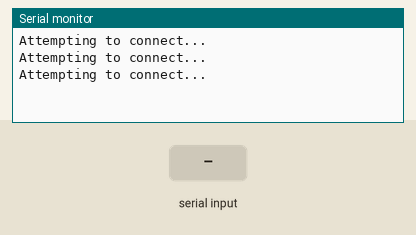
Bench run of a sketch on a simulated ESP32. Shown: the last lines printed to the serial monitor. The inputs (shaded band) are chosen by the test bench. WiFi joins after 1.5 s; servers stay silent unless stated; no MQTT or app messages arrive unless stated.

Above: at 2.7 s.
2.8 s: "90,45,200\n" received over Serial
At 3.9 s:
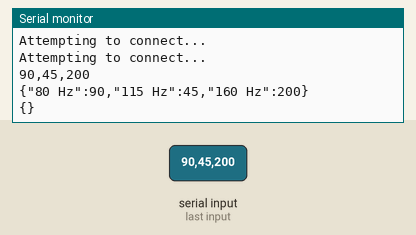
4.3 s: "90,45\n" received over Serial
At 5.0 s:
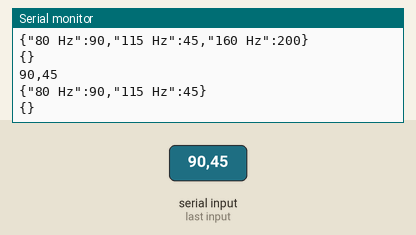
5.8 s: "5\n" received over Serial
At 7.3 s:
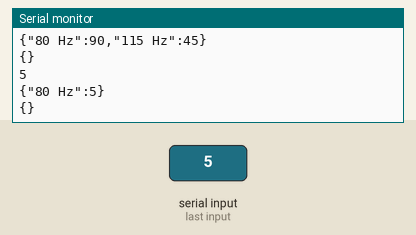

The sketch:

Recieve_FFT_Data_Serial.ino
```cpp
#include <stdio.h>
#include <string.h>
#include "secret.h"
#include <WiFiClientSecure.h>
#include <PubSubClient.h>
#include <ArduinoJson.h>

int FFTValues[16] = { 0, 0, 0, 0, 0, 0, 0, 0, 0, 0, 0, 0, 0, 0, 0, 0 };

WiFiClientSecure askClient;
PubSubClient client(askClient);

void setup() {
  Serial.begin(9600);  // Initialize Serial at 9600 baud rate

  WiFi.begin(ssid, password);

  while (WiFi.status() != WL_CONNECTED) {
    delay(500);
    Serial.println("Attempting to connect... ");
  }

  askClient.setCACert(local_root_ca);  //If you use non SSL then comment out
  client.setServer(mqtt_server, mqtt_port);
  client.connect(ClientID, username, mqttpass);
}

void loop() {
  if (!client.connected()) {
    reconnect();
  }

  if (Serial.available() > 0) {
    String receivedDataString = Serial.readStringUntil('\n');
    Serial.println(receivedDataString);

    DynamicJsonDocument doc1(256);  // Adjust size as needed
    DynamicJsonDocument doc2(256);  // Adjust size as needed

    char receivedData[128];
    receivedDataString.toCharArray(receivedData, sizeof(receivedData));

    char *value = strtok(receivedData, ",");
    const char *names[16] = { "80 Hz", "115 Hz", "160 Hz", "225 Hz", "320 Hz", "450 Hz", "630 Hz", "890 Hz", "1250 Hz", "1770 Hz", "2500 Hz", "3550 Hz", "5000 Hz", "7000 Hz", "10000 Hz", "14000 Hz" };

    JsonObject obj1 = doc1.to<JsonObject>();  // Using JsonObject instead of JsonArray
    JsonObject obj2 = doc2.to<JsonObject>();  // Using JsonObject instead of JsonArray

    int i = 0;
    while (value != NULL && i < 8) {
      obj1[names[i]] = atoi(value);  // Assign value to unique name
      value = strtok(NULL, ",");
      i++;
    }

    while (value != NULL && i < 16) {
      obj2[names[i]] = atoi(value);  // Assign value to unique name
      value = strtok(NULL, ",");
      i++;
    }


    char jsonBuffer1[256];
    serializeJson(obj1, jsonBuffer1);

    char jsonBuffer2[256];
    serializeJson(obj2, jsonBuffer2);

    Serial.println(jsonBuffer1);
    Serial.println(jsonBuffer2);

    client.publish(topicSoundReadings1, jsonBuffer1);
    client.publish(topicSoundReadings2, jsonBuffer2);
  }


  client.loop();
}

void reconnect() {
  // Loop until we're reconnected
  while (!client.connected()) {
    Serial.println("Attempting MQTT connection...");
    if (client.connect(ClientID, username, mqttpass)) {
      Serial.println("Connected to MQTT broker");
    } else {
      Serial.print("Failed to connect to MQTT broker, retrying in 5 seconds...");
      delay(5000);
    }
    client.loop();  // Maintain the MQTT connection
  }
}
```

secret.h
```cpp
// Wifi
const char* ssid = "iotroam"; // Wifi SSID
const char* password = "EbSkb8Fxdy"; // Wifi Password (is mac dependant) https://iotroam.nl/

// const char* ssid = "T`heBarMat"; // Wifi SSID
// const char* password = "45397530";


//MQTT Broker
const char* mqtt_server = "robinvanhoof.tech";
unsigned int mqtt_port = 8883; //SSL 8883 NoneSSL 1883
const char* username = "master:mqttuser"; // Service User Realm:Serviceuser
const char* mqttpass = "16wV2b8Ov1LRPzALB2wvTAqKVKSzrdgw"; // Service User Secret
const char* ClientID = "esp32-demolab-1";

//subscribing Topic
const char *topicSoundReadings1 = "master/esp32-demolab-1/writeattributevalue/JSONReadings1/3ixRNBYVh8ouCsTF9cLkI5"; //see Subscribing Topics in Documentation https://github.com/openremote/openremote/wiki/User-Guide%3A-Manager-APIs#mqtt-api-mqtt-broker
const char *topicSoundReadings2 = "master/esp32-demolab-1/writeattributevalue/JSONReadings2/3ixRNBYVh8ouCsTF9cLkI5"; //see Subscribing Topics in Documentation https://github.com/openremote/openremote/wiki/User-Guide%3A-Manager-APIs#mqtt-api-mqtt-broker

//Local CA

const char* local_root_ca = \
                            "-----BEGIN CERTIFICATE-----\n" \
                            "MIIFazCCA1OgAwIBAgIRAIIQz7DSQONZRGPgu2OCiwAwDQYJKoZIhvcNAQELBQAw\n" \
                            "TzELMAkGA1UEBhMCVVMxKTAnBgNVBAoTIEludGVybmV0IFNlY3VyaXR5IFJlc2Vh\n" \
                            "cmNoIEdyb3VwMRUwEwYDVQQDEwxJU1JHIFJvb3QgWDEwHhcNMTUwNjA0MTEwNDM4\n" \
                            "WhcNMzUwNjA0MTEwNDM4WjBPMQswCQYDVQQGEwJVUzEpMCcGA1UEChMgSW50ZXJu\n" \
                            "ZXQgU2VjdXJpdHkgUmVzZWFyY2ggR3JvdXAxFTATBgNVBAMTDElTUkcgUm9vdCBY\n" \
                            "MTCCAiIwDQYJKoZIhvcNAQEBBQADggIPADCCAgoCggIBAK3oJHP0FDfzm54rVygc\n" \
                            "h77ct984kIxuPOZXoHj3dcKi/vVqbvYATyjb3miGbESTtrFj/RQSa78f0uoxmyF+\n" \
                            "0TM8ukj13Xnfs7j/EvEhmkvBioZxaUpmZmyPfjxwv60pIgbz5MDmgK7iS4+3mX6U\n" \
                            "A5/TR5d8mUgjU+g4rk8Kb4Mu0UlXjIB0ttov0DiNewNwIRt18jA8+o+u3dpjq+sW\n" \
                            "T8KOEUt+zwvo/7V3LvSye0rgTBIlDHCNAymg4VMk7BPZ7hm/ELNKjD+Jo2FR3qyH\n" \
                            "B5T0Y3HsLuJvW5iB4YlcNHlsdu87kGJ55tukmi8mxdAQ4Q7e2RCOFvu396j3x+UC\n" \
                            "B5iPNgiV5+I3lg02dZ77DnKxHZu8A/lJBdiB3QW0KtZB6awBdpUKD9jf1b0SHzUv\n" \
                            "KBds0pjBqAlkd25HN7rOrFleaJ1/ctaJxQZBKT5ZPt0m9STJEadao0xAH0ahmbWn\n" \
                            "OlFuhjuefXKnEgV4We0+UXgVCwOPjdAvBbI+e0ocS3MFEvzG6uBQE3xDk3SzynTn\n" \
                            "jh8BCNAw1FtxNrQHusEwMFxIt4I7mKZ9YIqioymCzLq9gwQbooMDQaHWBfEbwrbw\n" \
                            "qHyGO0aoSCqI3Haadr8faqU9GY/rOPNk3sgrDQoo//fb4hVC1CLQJ13hef4Y53CI\n" \
                            "rU7m2Ys6xt0nUW7/vGT1M0NPAgMBAAGjQjBAMA4GA1UdDwEB/wQEAwIBBjAPBgNV\n" \
                            "HRMBAf8EBTADAQH/MB0GA1UdDgQWBBR5tFnme7bl5AFzgAiIyBpY9umbbjANBgkq\n" \
                            "hkiG9w0BAQsFAAOCAgEAVR9YqbyyqFDQDLHYGmkgJykIrGF1XIpu+ILlaS/V9lZL\n" \
                            "ubhzEFnTIZd+50xx+7LSYK05qAvqFyFWhfFQDlnrzuBZ6brJFe+GnY+EgPbk6ZGQ\n" \
                            "3BebYhtF8GaV0nxvwuo77x/Py9auJ/GpsMiu/X1+mvoiBOv/2X/qkSsisRcOj/KK\n" \
                            "NFtY2PwByVS5uCbMiogziUwthDyC3+6WVwW6LLv3xLfHTjuCvjHIInNzktHCgKQ5\n" \
                            "ORAzI4JMPJ+GslWYHb4phowim57iaztXOoJwTdwJx4nLCgdNbOhdjsnvzqvHu7Ur\n" \
                            "TkXWStAmzOVyyghqpZXjFaH3pO3JLF+l+/+sKAIuvtd7u+Nxe5AW0wdeRlN8NwdC\n" \
                            "jNPElpzVmbUq4JUagEiuTDkHzsxHpFKVK7q4+63SM1N95R1NbdWhscdCb+ZAJzVc\n" \
                            "oyi3B43njTOQ5yOf+1CceWxG1bQVs5ZufpsMljq4Ui0/1lvh+wjChP4kqKOJ2qxq\n" \
                            "4RgqsahDYVvTH9w7jXbyLeiNdd8XM2w9U/t7y0Ff/9yi0GE44Za4rF2LN9d11TPA\n" \
                            "mRGunUHBcnWEvgJBQl9nJEiU0Zsnvgc/ubhPgXRR4Xq37Z0j4r7g1SgEEzwxA57d\n" \
                            "emyPxgcYxn/eR44/KJ4EBs+lVDR3veyJm+kXQ99b21/+jh5Xos1AnX5iItreGCc=" \
                            "-----END CERTIFICATE-----";
```

Measured:
- after the input at 2.8 s, the serial monitor: prints a new line at once (image 1)
- after the input at 4.3 s, the serial monitor: prints a new line at once (image 2)
- after the input at 5.8 s, the serial monitor: prints a new line at once (image 3)
